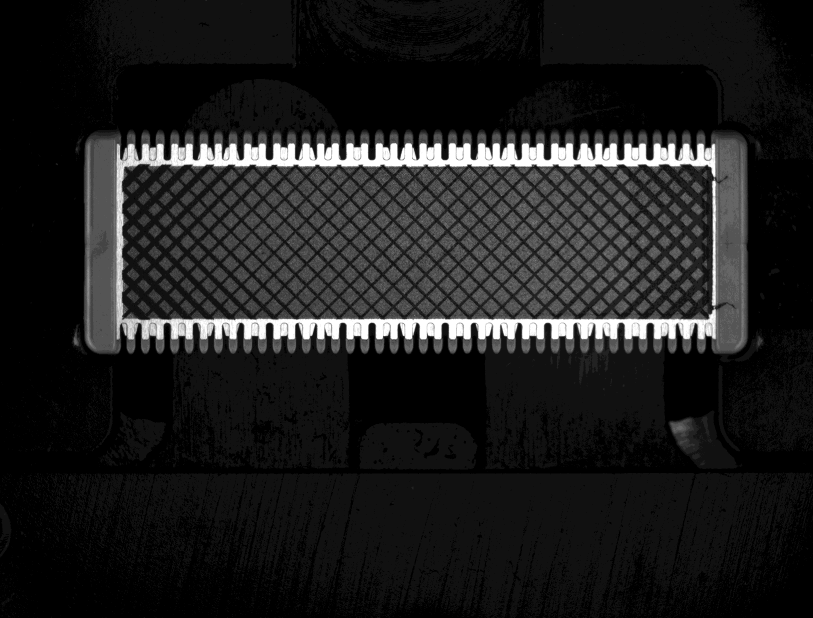
#> input picture main/test.tif, 1626 x 1236 px, given as the content of the folder ../PrePro/teeth_defect, which was not available (shown at 1/2 size); the run also reads 4 pictures not shown here
$ python Image.py
#> lines starting #> are read from the running program, lines starting #| are printed output that depends on the picture; after the words box and inside, x2 and y2 are one past the last pixel; in counts of white or black regions, pixels touching at a corner belong together; pictures that were not available may be replaced by others from this repository, and a replacement may not be noted
import cv2 as cv
import matplotlib.pyplot as plt
import os
import numpy as np

Mat = np.ndarray[int, np.dtype[np.generic]]
import glob

class Image:
    def __init__(self, filename: str):
        self.cwd = os.getcwd()
        self.filename = filename
        self.image_8_bit = self.load_image(is_8bit=True)
        self.image_12_bit = self.load_image()
        self.crop_image_8_bit, top_left = self.crop(self.image_8_bit)
        self.crop_image_12_bit = self.crop_grid(top_left)

        # blackspot
        blackspot = self.blackspot_detect()
        self.blackspot = {
            "right": blackspot[0],
            "left": blackspot[1]
        }

        # teeth
        teeth = self.teeth_detect()
        self.teeth = {
            "top": teeth[0],
            "bottom": teeth[1]
        }

    def load_image(self, is_8bit=False) -> Mat:
        """
                load image either 8 or 12 bit
        """
#> called with is_8bit = True
        if not os.path.isfile(self.filename):
            raise NameError

        if is_8bit:
            img = cv.imread(self.filename, cv.IMREAD_GRAYSCALE)
#> img is the input picture: shape (1236, 1626); min 0, max 15, mean 1.76
        else:
            img = cv.imread(
                self.filename,  cv.IMREAD_GRAYSCALE | cv.IMREAD_ANYDEPTH)
        return img

    def crop(self, image: Mat) -> Mat:
        """
                crop to the whole blade
        """
        template = cv.imread(os.path.join(
            self.cwd, 'asset\\cropped_manual.tif'), cv.IMREAD_GRAYSCALE)
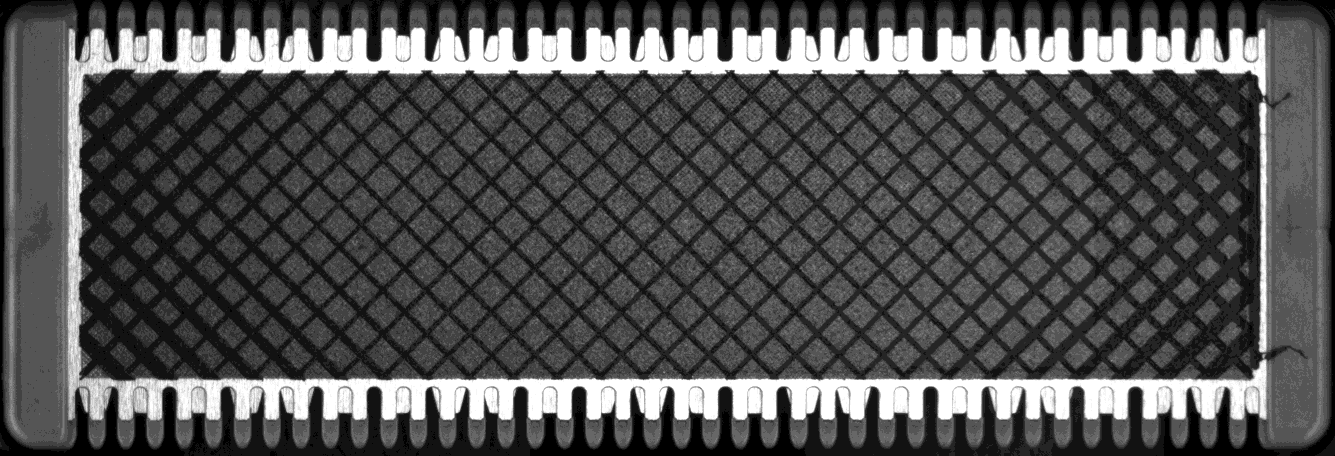
#> input picture main/asset/cropped_manual.tif, 1335 x 456 px, found by its file name
#> template is the input picture: shape (456, 1335); min 0, max 27, mean 8.6
        res = cv.matchTemplate(image, template, cv.TM_SQDIFF_NORMED)
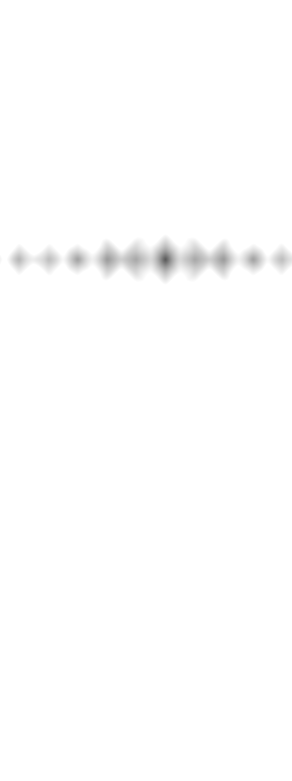
#> res: shape (781, 292) float32; min 0.363, max 1, mean 0.995
        min_val, max_val, min_loc, max_loc = cv.minMaxLoc(res)
#> min_val = 0.363; max_val = 1; min_loc = (165, 259); max_loc = (0, 0)
        top_left = min_loc
#> top_left = (165, 259)
        cropped_image = image[top_left[1]:(
            top_left[1] + 445), top_left[0]:(top_left[0] + 1338)]
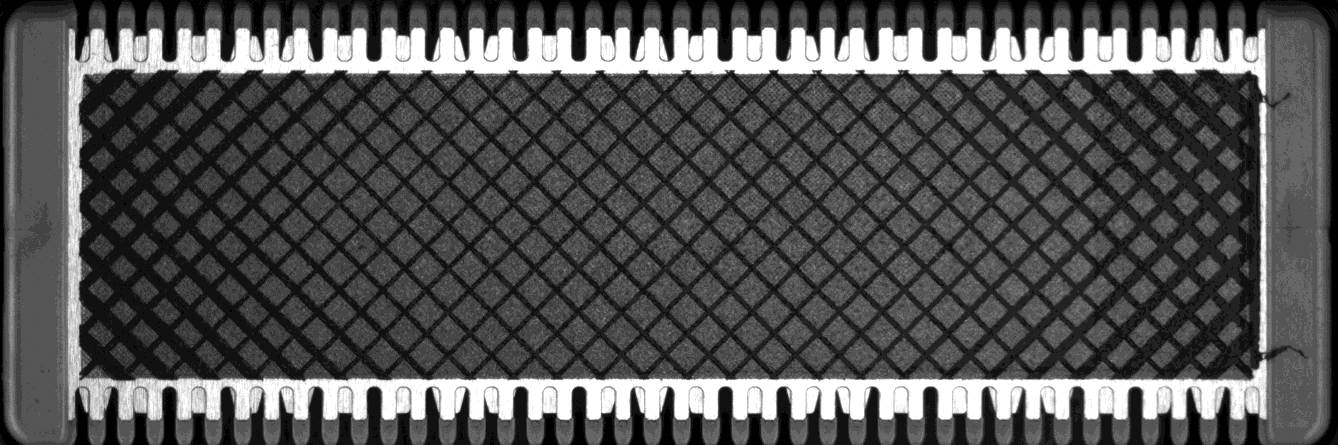
#> cropped_image: shape (445, 1338); min 0, max 15, mean 4.84; drawn with min black and max white
        return cropped_image, top_left

    def crop_grid(self, top_left) -> Mat:
        """
                Crop Grid from the image
        """
#> called with top_left = (165, 259)
        cropped_image = self.image_12_bit[top_left[1]:(
            top_left[1] + 445), top_left[0]:(top_left[0] + 1338)]
        template_grid = cv.imread(os.path.join(
            self.cwd, 'asset/cropped_grid_area.tif'), cv.IMREAD_GRAYSCALE)
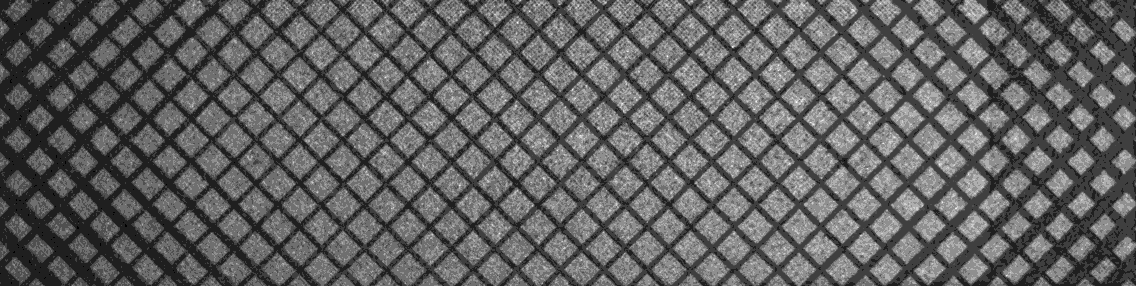
#> input picture main/asset/cropped_grid_area.tif, 1136 x 286 px
#> template_grid is the input picture: shape (286, 1136); min 0, max 16, mean 6.09
        bound = cv.matchTemplate(
            self.crop_image_8_bit, template_grid, cv.TM_SQDIFF_NORMED)
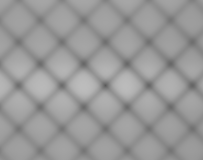
#> bound: shape (160, 203) float32; min 0.356, max 0.741, mean 0.6
        min_val, max_val, min_loc, max_loc = cv.minMaxLoc(bound)
#> min_val = 0.356; max_val = 0.741; min_loc = (105, 85); max_loc = (83, 85)
        top_left = min_loc
#> top_left = (105, 85)
        top_left = (top_left[0] + 10, top_left[1] + 10)
#> top_left = (115, 95)
        bottom_right = (top_left[0] + 1160, top_left[1] + 280)
#> bottom_right = (1275, 375)

        cropped_image = cropped_image[65:-65, 78:-80]
#> cropped_image: shape (315, 1180) uint16

        return cropped_image

    # [23 lines left out: functions show_image, remove_small_regions, not called in this run]

    def detect_side_tb(self, isBottom: bool):
        mask = None
        if (isBottom):
            mask = cv.imread("asset/top_template_nt.png", cv.IMREAD_UNCHANGED)
        else:
            mask = cv.imread("asset/bottom_template_nt.png", cv.IMREAD_UNCHANGED)

        pic = self.crop_image_8_bit[5:20, 78:-77]

        if isBottom:
            pic = self.crop_image_8_bit[-20:-5, 78:-77]

        # blurs template to remove small spots
        #pic = cv.GaussianBlur(pic, (1, ), 0)
        # make picture brighter
        pic = cv.GaussianBlur(pic, (5, 5), 0)
        pic = cv.convertScaleAbs(pic, 1, 5)
        pic = cv.addWeighted(pic, 3, pic, 0, 10)


        pic = np.invert(pic)
        pic = cv.cvtColor(pic, cv.COLOR_GRAY2RGBA)
        mask = mask[:15,:1183]
        #mask = cv.GaussianBlur(mask, (5, 5), 0)

        pic = cv.subtract(pic, mask)

        arr = np.where(pic == 0, np.nan, pic)
        mean = np.nanmean(arr)
        std = np.nanstd(arr)

        anomalies = (np.abs(arr - mean) / std >= 1.05).any(axis=2)
        mask_u8 = anomalies.astype(np.uint8) * 255
        mask_u8 = cv.cvtColor(mask_u8, cv.COLOR_GRAY2RGB)
        if isBottom:
            mask = cv.imread("asset/top_template_nt.png", cv.IMREAD_COLOR)
        else:
            mask = cv.imread("asset/bottom_template_nt.png", cv.IMREAD_COLOR)
        mask = mask[:15,:1183]
        mask = cv.GaussianBlur(mask, (9, 9), 0)
        ret, mask = cv.threshold(mask, 100, 255, cv.THRESH_BINARY)
        mask = cv.bitwise_not(mask)
        #remove blankspaces again
        mask_u8 = cv.bitwise_and(mask_u8, mask)

        shapes = np.zeros((15, 1183, 3), np.uint8)
        mask_u8 = cv.cvtColor(mask_u8, cv.COLOR_RGB2GRAY)
        ret, thresh = cv.threshold(mask_u8, 100, 255, cv.THRESH_BINARY)
        contours, hierarchy = cv.findContours(thresh, cv.RETR_TREE, cv.CHAIN_APPROX_SIMPLE)
        contours = [c for c in contours if cv.contourArea(c) > 32]

        cv.drawContours(shapes, contours, -1, color=(255, 255, 255), thickness=cv.FILLED)

        return shapes

    def detect_side_lr(self, isLeft: bool):
        # todo
#> called with isLeft = False
        mask = None
        if isLeft:
            mask = cv.imread(os.path.join(
                self.cwd, "asset/left_template.png"), cv.IMREAD_UNCHANGED)
        else:
            mask = cv.imread(os.path.join(
                self.cwd, "asset/right_template.png"), cv.IMREAD_UNCHANGED)

        pic = self.crop_image_8_bit[:, -68:-5]
        if isLeft:
            pic = self.crop_image_8_bit[:, 5:68]

        # blurs template to remove small spots
        pic = cv.GaussianBlur(pic, (3, 3), 0)
        # make picture brighter
        pic = cv.convertScaleAbs(pic, 0.5, 10)
        pic = cv.cvtColor(pic, cv.COLOR_GRAY2RGBA)
#> pic: shape (445, 63, 4)
        mask = mask[:445, :63]
#> mask: shape (445, 63, 4)
        # remove blank space with mask
        pic = cv.subtract(pic, mask)

        arr = np.where(pic == 0, np.nan, pic)
#> arr: shape (445, 63, 4) float64; 26.87% of the values are NaN or infinite; the others: min 1, max 255, mean 48.67
        mean = np.nanmean(arr)
#> mean = 48.67
        std = np.nanstd(arr)
#> std = 15.12

        # check for pixels above the standard deviation
        anomalies = (np.abs(arr - mean) / std >= 2.0).any(axis=2)
#> anomalies: shape (445, 63) bool; 6.9% white; 10 white regions (7 under 20 px), largest, box (x1, y1, x2, y2) and area: (0, 0, 63, 445) 1724, (51, 0, 63, 20) 99, (0, 347, 17, 358) 83
        mask_u8 = anomalies.astype(np.uint8) * 255
        mask_u8 = cv.cvtColor(mask_u8, cv.COLOR_GRAY2RGB)
        if isLeft:
            mask = cv.imread(os.path.join(
                self.cwd, "asset/left_template_nt.png"), cv.IMREAD_COLOR)
        else:
            mask = cv.imread(os.path.join(
                self.cwd, "asset/right_template_nt.png"), cv.IMREAD_COLOR)
        mask = mask[:445, :63]
#> mask: shape (445, 63, 3); values 0 (black) and 1 (white), 0.1% white in thin lines or dots, all inside (x1, y1, x2, y2) = (0, 140, 61, 419)
        mask = cv.bitwise_not(mask)
        # remove blankspaces again
        mask_u8 = cv.bitwise_and(mask_u8, mask)
#> call 2 of detect_side_lr, with isLeft = True
#> in detect_side_lr (call 2), `arr = np.where(pic == 0, np.nan, pic)`: arr: shape (445, 63, 4) float64; 25.1% of the values are NaN or infinite; the others: min 1, max 255, mean 50.33
#> in detect_side_lr (call 2), `mean = np.nanmean(arr)`: mean = 50.33
#> in detect_side_lr (call 2), `std = np.nanstd(arr)`: std = 18.52
#> in detect_side_lr (call 2), `anomalies = (np.abs(arr - mean) / std >= 2.0).any(axis=2)`: anomalies: shape (445, 63) bool; 3.6% white; 8 white regions (6 under 20 px), largest, box (x1, y1, x2, y2) and area: (0, 0, 63, 234) 739, (0, 418, 26, 445) 256
#> in detect_side_lr (call 2), `mask_u8 = cv.cvtColor(mask_u8, cv.COLOR_GRAY2RGB)`: mask_u8: shape (445, 63, 3); 3.6% white; 8 white regions (6 under 20 px)
#> in detect_side_lr (call 2), `mask = cv.bitwise_not(mask)`:
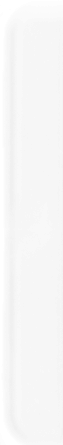
#> mask: shape (445, 63, 3); min 239, max 255, mean 246.7
        return mask_u8

    @staticmethod
    def check_area(img):
        gray = cv.cvtColor(img, cv.COLOR_BGR2GRAY)
        ret, thresh = cv.threshold(gray, 127, 255, 0)
        contours, hierarchy = cv.findContours(
            thresh, cv.RETR_TREE, cv.CHAIN_APPROX_SIMPLE)
        if len(contours) <= 0:
            return False

        cv.drawContours(img, contours, -1, (0, 255, 0), 2)
        area = np.max(np.array([cv.contourArea(x) for x in contours]))

        if area > 1.0:
            return img
        else:
            return np.empty_like(img)

    @staticmethod
    def defect_valid(img):
        gray = cv.cvtColor(img, cv.COLOR_BGR2GRAY)
        ret, thresh = cv.threshold(gray, 127, 255, 0)
        contours, hierarchy = cv.findContours(
            thresh, cv.RETR_TREE, cv.CHAIN_APPROX_SIMPLE)
#> contours = 16 contours, 13 with area under 20; largest, box (x1, y1, x2, y2) and area: (0, 0, 63, 445) 1230, (51, 0, 63, 20) 68, (0, 347, 17, 358) 63
        if len(contours) <= 0:
            return False
        area = np.max(np.array([cv.contourArea(x) for x in contours]))
#> area = 1229.5

        if area > 1.0:
            return True
        else:
            return False

    def blackspot_detect(self):
        """
            Blackspot detection
        """
        right_side = self.detect_side_lr(False)
        left_side = self.detect_side_lr(True)

        if self.defect_valid(right_side):
            right_side = self.check_area(right_side)

        if self.defect_valid(left_side):
#> in defect_valid (call 2), `contours, hierarchy = cv.findContours( thresh, cv.RETR_TREE, cv.CHAIN_..`: contours = 9 contours, 7 with area under 20; largest, box (x1, y1, x2, y2) and area: (0, 0, 63, 234) 432, (0, 418, 26, 445) 212
            left_side = self.check_area(left_side)
#> in check_area (call 2), `cv.drawContours(img, contours, -1, (0, 255, 0), 2)`:
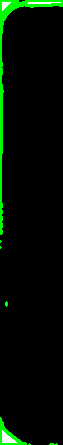
#> img: shape (445, 63, 3); mean B, G, R 1.9, 13.4, 1.9
#> in check_area (call 2), `area = np.max(np.array([cv.contourArea(x) for x in contours]))`: area = 432
        return (right_side, left_side)

    def teeth_detect(self):
        top_side = self.detect_side_tb(False)
#> in detect_side_tb, `mean = np.nanmean(arr)`: mean = 172.3
#> in detect_side_tb, `std = np.nanstd(arr)`: std = 27.19
#> in detect_side_tb, `contours, hierarchy = cv.findContours(thresh, cv.RETR_TREE, cv.CHAIN_A..`: contours = 29 contours, all with area under 20
#> in detect_side_tb, `contours = [c for c in contours if cv.contourArea(c) > 32]`: contours = []
        bottom_side = self.detect_side_tb(True)
#> in detect_side_tb (call 2), `contours, hierarchy = cv.findContours(thresh, cv.RETR_TREE, cv.CHAIN_A..`: contours = 87 contours, 81 with area under 20; largest, box (x1, y1, x2, y2) and area: (201, 1, 206, 15) 32, (290, 3, 294, 15) 26, (55, 0, 59, 15) 25, (319, 1, 323, 15) 24, (787, 3, 791, 15) 20, (407, 0, 410, 15) 20

        return (top_side, bottom_side)

        if self.defect_valid(top_side):
            top_side = self.check_area(top_side)

        if self.defect_valid(bottom_side):
            bottom_side = self.check_area(bottom_side)

        return (top_side, bottom_side)

    @staticmethod
    def get_dim(img):
        return img.shape[:2]

    # [35 lines left out: functions combine_image, combine_image_np, not called in this run]


if __name__ == "__main__":


    input_folder_path = '../PrePro/teeth_defect'
    output_folder_path = './PrePro/output'

    i = 0
    for filename in glob.glob(input_folder_path + '/*.tif'):
        test = Image(filename)
        cv.imshow("top", test.teeth['top'])
        cv.waitKey(10)
    # [12 lines of commented-out code are left out]
